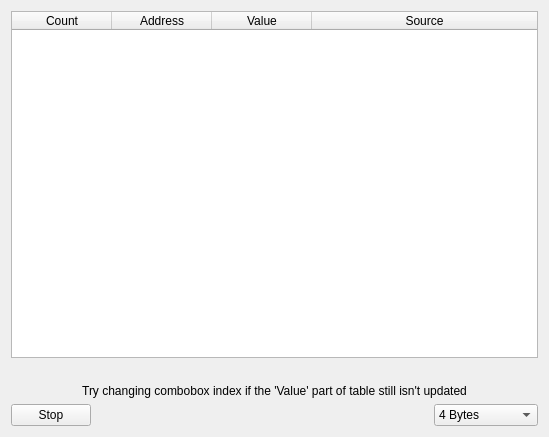
<?xml version="1.0" encoding="UTF-8"?>
<ui version="4.0">
 <class>Form</class>
 <widget class="QWidget" name="Form">
  <property name="geometry">
   <rect>
    <x>0</x>
    <y>0</y>
    <width>549</width>
    <height>437</height>
   </rect>
  </property>
  <property name="windowTitle">
   <string>Form</string>
  </property>
  <layout class="QGridLayout" name="gridLayout">
   <item row="3" column="0">
    <layout class="QHBoxLayout" name="horizontalLayout">
     <item>
      <widget class="QPushButton" name="pushButton_Stop">
       <property name="text">
        <string>Stop</string>
       </property>
      </widget>
     </item>
     <item>
      <spacer name="horizontalSpacer">
       <property name="orientation">
        <enum>Qt::Horizontal</enum>
       </property>
       <property name="sizeHint" stdset="0">
        <size>
         <width>40</width>
         <height>20</height>
        </size>
       </property>
      </spacer>
     </item>
     <item>
      <widget class="QComboBox" name="comboBox_ValueType">
       <property name="toolTip">
        <string/>
       </property>
       <property name="currentIndex">
        <number>2</number>
       </property>
       <property name="sizeAdjustPolicy">
        <enum>QComboBox::AdjustToContents</enum>
       </property>
       <item>
        <property name="text">
         <string>Byte</string>
        </property>
       </item>
       <item>
        <property name="text">
         <string>2 Bytes</string>
        </property>
       </item>
       <item>
        <property name="text">
         <string>4 Bytes</string>
        </property>
       </item>
       <item>
        <property name="text">
         <string>8 Bytes</string>
        </property>
       </item>
       <item>
        <property name="text">
         <string>Float</string>
        </property>
       </item>
       <item>
        <property name="text">
         <string>Double</string>
        </property>
       </item>
       <item>
        <property name="text">
         <string>String</string>
        </property>
       </item>
       <item>
        <property name="text">
         <string>Array of bytes</string>
        </property>
       </item>
      </widget>
     </item>
    </layout>
   </item>
   <item row="0" column="0">
    <widget class="QTableWidget" name="tableWidget_TrackInfo">
     <property name="editTriggers">
      <set>QAbstractItemView::NoEditTriggers</set>
     </property>
     <property name="selectionMode">
      <enum>QAbstractItemView::SingleSelection</enum>
     </property>
     <property name="selectionBehavior">
      <enum>QAbstractItemView::SelectRows</enum>
     </property>
     <attribute name="horizontalHeaderStretchLastSection">
      <bool>true</bool>
     </attribute>
     <attribute name="verticalHeaderVisible">
      <bool>false</bool>
     </attribute>
     <attribute name="verticalHeaderDefaultSectionSize">
      <number>16</number>
     </attribute>
     <attribute name="verticalHeaderMinimumSectionSize">
      <number>16</number>
     </attribute>
     <column>
      <property name="text">
       <string>Count</string>
      </property>
     </column>
     <column>
      <property name="text">
       <string>Address</string>
      </property>
     </column>
     <column>
      <property name="text">
       <string>Value</string>
      </property>
     </column>
     <column>
      <property name="text">
       <string>Source</string>
      </property>
     </column>
    </widget>
   </item>
   <item row="1" column="0">
    <widget class="QLabel" name="label_Info">
     <property name="text">
      <string/>
     </property>
     <property name="alignment">
      <set>Qt::AlignCenter</set>
     </property>
    </widget>
   </item>
   <item row="2" column="0">
    <widget class="QLabel" name="label_AdditionalInfo">
     <property name="text">
      <string>Try changing combobox index if the 'Value' part of table still isn't updated</string>
     </property>
     <property name="alignment">
      <set>Qt::AlignCenter</set>
     </property>
    </widget>
   </item>
  </layout>
 </widget>
 <resources/>
 <connections/>
</ui>
